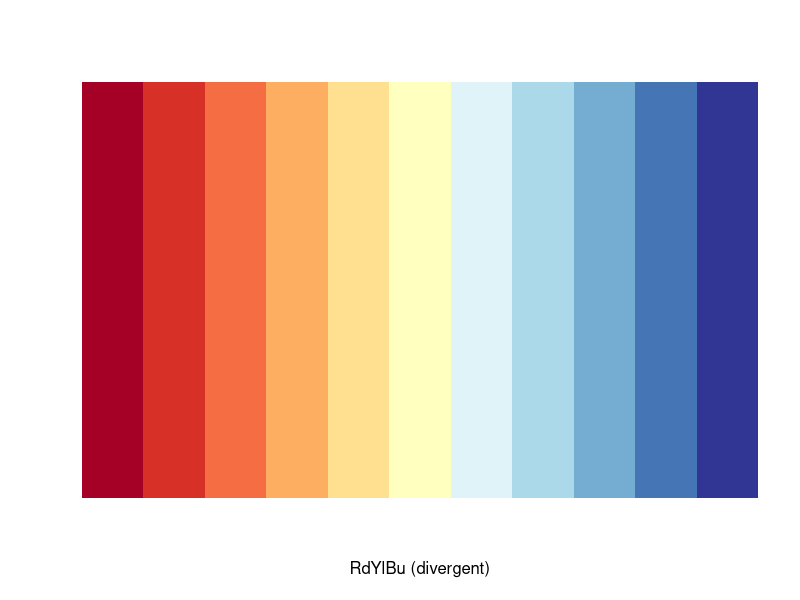
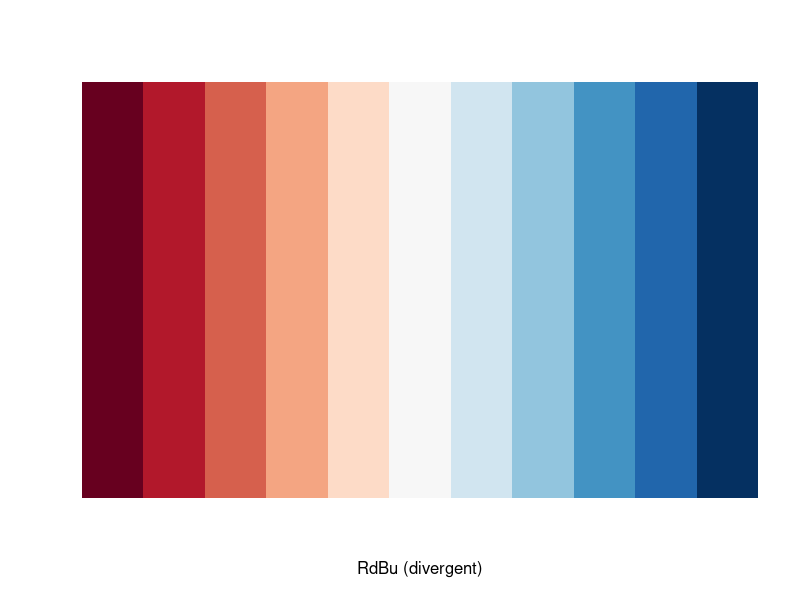

Generate these figures, in order, with R: (Note: this script raises an error after producing the figures.)
################################################
##    RROx survey: Open research at Oxford    ##
## round 1: PGR - 12 jan 2021 to 1 march 2021 ##
################################################

## keeping track of decisions
#### I have not considered non pgr entries
#### if one item not scored in a grid, I remove those NAs for calculation of percentage for each responses for that item. (i.e. like if items were independants)
#### for Barriers: select items if at least one answer is not NA to calculate percentages (like if items were independents)


rm(list = ls())

# Packages
{
library(tidyverse)
library(here)
library(RColorBrewer)
  
  brewer.pal(n = 11, name = "RdYlBu")
  display.brewer.pal(n = 11, name = 'RdYlBu')
  display.brewer.pal(n = 11, name = 'RdBu')
  brewer.pal(n = 11, name = "RdBu")
}

# load data
{
pgrdata <- read.csv(here("Data/RealData_20210210-1144.csv"), stringsAsFactors=FALSE)
# simdata <- read.csv(here("Data/SimulatedData_20201214.csv"), stringsAsFactors=FALSE)
surveyindex <- read.csv(here("Data/SurveyIndex.csv"), stringsAsFactors=FALSE)
targetnumbers <- read.csv(here("Data/TargetNumbers.csv"), stringsAsFactors=FALSE)
Measures <- c('Open Access', 'Open Data', 'Open Code', 'Open Materials', 'Preprint', 'Preregistration', 'Registered Report')
Measures_short <- c('OA', 'Data', 'Code', 'Materials', 'Preprint', 'Prereg', 'RegRep')
}

# format pgrdata
{
## change column names according to survey index
pgrdata <- pgrdata[-c(1, 2), -which(names(pgrdata) %in% c("DistributionChannel","UserLanguage"))] 
colnames(pgrdata) <- surveyindex$VariableName[surveyindex$QuestionCode == colnames(pgrdata)] 
rm(surveyindex)
pgrdata[pgrdata == ""] <- NA

## Subset pgrdata to records with filled out Consent, Affiliation, and Role: the 3 mandatory questions
nrow(pgrdata)
pgrdata <- subset(pgrdata[!is.na(pgrdata$Consent) & !is.na(pgrdata$DivCol) & !is.na(pgrdata$Role),] )
nrow(pgrdata)

## Consent T/F
pgrdata$Consent <- pgrdata$Consent == "I consent to participating in the survey and to processing of the information I provide as outlined above."

# Affiliation
{
## College TRUE FALSE
pgrdata$College <- pgrdata$DivCol == "College-only staff"
table(pgrdata$College)

## Division
pgrdata$Div <- pgrdata$DivCol
pgrdata$Div[pgrdata$Div == "College-only staff"] <- pgrdata$ColDiv[pgrdata$Div == "College-only staff"]

pgrdata$Div[pgrdata$Div == "Social Sciences Division"] <- "SSD"
pgrdata$Div[pgrdata$Div == "Humanities Division"] <- "Hum"
pgrdata$Div[pgrdata$Div == "Department for Continuing Education"] <- "ContEd"
pgrdata$Div[pgrdata$Div == "Mathematical, Physical, and Life Sciences Division"] <- "MPLS"
pgrdata$Div[pgrdata$Div == "Medical Sciences Division"] <- "MSD"
pgrdata$Div[pgrdata$Div == "Gardens, Libraries and Museums"] <- "GLAM"
table(pgrdata$Div)

## Department
pgrdata$Dept <- pgrdata$Dept1 
pgrdata$Dept[!is.na(pgrdata$Dept2)] <- pgrdata$Dept2[!is.na(pgrdata$Dept2)]
pgrdata$Dept[!is.na(pgrdata$Dept3)] <- pgrdata$Dept3[!is.na(pgrdata$Dept3)]
pgrdata$Dept[!is.na(pgrdata$Dept4)] <- pgrdata$Dept4[!is.na(pgrdata$Dept4)]
pgrdata$Dept[!is.na(pgrdata$Dept5)] <- pgrdata$Dept5[!is.na(pgrdata$Dept5)]
pgrdata$Dept[!is.na(pgrdata$Dept6)] <- pgrdata$Dept6[!is.na(pgrdata$Dept6)]
pgrdata$Dept[!is.na(pgrdata$Dept7)] <- pgrdata$Dept7[!is.na(pgrdata$Dept7)]
pgrdata$Dept[!is.na(pgrdata$Dept8)] <- pgrdata$Dept8[!is.na(pgrdata$Dept8)]
pgrdata$Dept[!is.na(pgrdata$Dept9)] <- pgrdata$Dept9[!is.na(pgrdata$Dept9)]
pgrdata$Dept[!is.na(pgrdata$Dept10)] <- pgrdata$Dept10[!is.na(pgrdata$Dept10)]
table(pgrdata$Dept)

table(pgrdata$OtherDept)


# clean up long longer useful column
unwanted_colnames <- c("DivCol", "ColDiv", names(pgrdata[, grep(pattern="Dept[0-9]+", colnames(pgrdata))]))
pgrdata <- pgrdata[, -which(names(pgrdata) %in% unwanted_colnames)] 
rm(unwanted_colnames)
}

# Role
{
table(pgrdata$Role) 
pgrdata$StudentStaff <- pgrdata$Role == "Student on a postgraduate research programme"
pgrdata$StudentStaff[pgrdata$StudentStaff == TRUE] <- "Student"
pgrdata$StudentStaff[pgrdata$StudentStaff == FALSE] <- "Staff"
}

# Years of Experience
pgrdata$Duration <- as.numeric(pgrdata$Duration)

}

head(pgrdata, 2)

# Numbers of responses
{
## total number of respondents with Consent, Affiliation, and Role
nrow(pgrdata) 

## total number of respondents with Consent, Affiliation, and Role, who submitted the survey 
nrow(pgrdata[pgrdata$Finished == 'True',]) 

## number of responses for each items
colSums(!is.na(pgrdata))

## Representativeness per Division
targetnumbers <- merge(targetnumbers, pgrdata[pgrdata$StudentStaff == 'Student',] %>% group_by(Div) %>% summarise (StudentRecorded = n()), by = "Div", all.x = TRUE)
targetnumbers <- merge(targetnumbers, pgrdata[pgrdata$StudentStaff == 'Staff',] %>% group_by(Div) %>% summarise (StaffRecorded = n()), by = "Div", all.x = TRUE)
targetnumbers <- merge(targetnumbers, data.frame(targetnumbers %>% group_by(Div) %>% summarise(RepStudent = StudentRecorded/StudentTotal*100,
                                                                                                RepStaff = StaffRecorded/StaffTotal*100)))
mean(targetnumbers$RepStudent, na.rm=TRUE) 
}

###############
## Awareness ##
###############

# pgrdata_Awareness
{
pgrdata_Awareness <- pgrdata[pgrdata$StudentStaff == "Student",  
                               c(grep("Div", colnames(pgrdata)), grep(pattern="^Awareness", x=colnames(pgrdata)))]
head(pgrdata_Awareness)


pgrdata_Awareness_OA <- pgrdata_Awareness[!is.na(pgrdata_Awareness$Awareness_OA),] %>% 
  group_by(Div, Awareness_OA) %>%
  summarise (n = n()) %>% 
  mutate(perc = n / sum(n) * 100 )
pgrdata_Awareness_OA$ID <- paste(paste(pgrdata_Awareness_OA$Div, "Open Access", sep="_"), pgrdata_Awareness_OA$Awareness_OA, sep ="_")
head(pgrdata_Awareness_OA)

pgrdata_Awareness_Data <- pgrdata_Awareness[!is.na(pgrdata_Awareness$Awareness_Data),] %>% 
  group_by(Div, Awareness_Data) %>%
  summarise (n = n()) %>% 
  mutate(perc = n / sum(n) * 100 )
pgrdata_Awareness_Data$ID <- paste(paste(pgrdata_Awareness_Data$Div, "Open Data", sep="_"), pgrdata_Awareness_Data$Awareness_Data, sep ="_")
head(pgrdata_Awareness_Data)

pgrdata_Awareness_Code <- pgrdata_Awareness[!is.na(pgrdata_Awareness$Awareness_Code),] %>% 
  group_by(Div, Awareness_Code) %>%
  summarise (n = n()) %>% 
  mutate(perc = n / sum(n) * 100 )
pgrdata_Awareness_Code$ID <- paste(paste(pgrdata_Awareness_Code$Div, "Open Code", sep="_"), pgrdata_Awareness_Code$Awareness_Code, sep ="_")
head(pgrdata_Awareness_Code)

pgrdata_Awareness_Materials <- pgrdata_Awareness[!is.na(pgrdata_Awareness$Awareness_Materials),] %>% 
  group_by(Div, Awareness_Materials) %>%
  summarise (n = n()) %>% 
  mutate(perc = n / sum(n) * 100 )
pgrdata_Awareness_Materials$ID <- paste(paste(pgrdata_Awareness_Materials$Div, "Open Materials", sep="_"), pgrdata_Awareness_Materials$Awareness_Materials, sep ="_")
head(pgrdata_Awareness_Materials)

pgrdata_Awareness_Preprint <- pgrdata_Awareness[!is.na(pgrdata_Awareness$Awareness_Preprint),] %>% 
  group_by(Div, Awareness_Preprint) %>%
  summarise (n = n()) %>% 
  mutate(perc = n / sum(n) * 100 )
pgrdata_Awareness_Preprint$ID <- paste(paste(pgrdata_Awareness_Preprint$Div, "Preprint", sep="_"), pgrdata_Awareness_Preprint$Awareness_Preprint, sep ="_")
head(pgrdata_Awareness_Preprint)

pgrdata_Awareness_Prereg <- pgrdata_Awareness[!is.na(pgrdata_Awareness$Awareness_Prereg),] %>% 
                                  group_by(Div, Awareness_Prereg) %>%
                                  summarise (n = n()) %>% 
                                  mutate(perc = n / sum(n) * 100 )
pgrdata_Awareness_Prereg$ID <- paste(paste(pgrdata_Awareness_Prereg$Div, "Preregistration", sep="_"), pgrdata_Awareness_Prereg$Awareness_Prereg, sep ="_")
head(pgrdata_Awareness_Prereg)

pgrdata_Awareness_RegRep <- pgrdata_Awareness[!is.na(pgrdata_Awareness$Awareness_RegRep),] %>% 
                                  group_by(Div, Awareness_RegRep) %>%
                                  summarise (n = n()) %>% 
                                  mutate(perc = n / sum(n) * 100 )
pgrdata_Awareness_RegRep$ID <- paste(paste(pgrdata_Awareness_RegRep$Div, "Registered Report", sep="_"), pgrdata_Awareness_RegRep$Awareness_RegRep, sep ="_")
head(pgrdata_Awareness_RegRep)

prgdata_Awareness_Freq <- data.frame(rbind(pgrdata_Awareness_OA[, c('ID', 'n', 'perc')],
                                             pgrdata_Awareness_Data[, c('ID', 'n', 'perc')], 
                                             pgrdata_Awareness_Code[, c('ID', 'n', 'perc')],
                                             pgrdata_Awareness_Materials[, c('ID', 'n', 'perc')],
                                             pgrdata_Awareness_Preprint[, c('ID', 'n', 'perc')],
                                             pgrdata_Awareness_Prereg[, c('ID', 'n', 'perc')],
                                             pgrdata_Awareness_RegRep[, c('ID', 'n', 'perc')]))

rm(pgrdata_Awareness_OA,pgrdata_Awareness_Data,pgrdata_Awareness_Code,pgrdata_Awareness_Materials,pgrdata_Awareness_Preprint,pgrdata_Awareness_Prereg, pgrdata_Awareness_RegRep)

# create structure with temp variables
Div <- rep(unique(pgrdata_Awareness$Div), each = 35) # 5 divisions
LabelIndiv <- rep(Measures, each = 5, times = 5) # 7 measures
Indiv <-paste(Div, LabelIndiv, sep ="_") 
Answer <- rep(unique(pgrdata_Awareness$Awareness_OA[!is.na(pgrdata_Awareness$Awareness_OA)]), times= 35) # 5 possible answers - remove 'NA'/ blank answers / skipped items
ID <- paste(Indiv, Answer, sep="_")
  
dataframe <- data.frame(ID, Indiv, Div, LabelIndiv, Answer)
rm(Div, LabelIndiv, Indiv, Answer, ID)

prgdata_Awareness_Freq <- merge(dataframe, prgdata_Awareness_Freq, by = "ID", all.x = TRUE)
pgrdata_Awareness <- prgdata_Awareness_Freq[, names(prgdata_Awareness_Freq) != "ID"]
rm(dataframe, prgdata_Awareness_Freq)
}

head(pgrdata_Awareness)
nrow(pgrdata_Awareness) # need to be 175
str(pgrdata_Awareness)

# plot pgrdata_Awareness
{
## https://www.r-graph-gallery.com/299-circular-stacked-barplot.html
data <- pgrdata_Awareness
data$LabelIndiv <- factor(data$LabelIndiv, levels = Measures) # this will determine order of the bars
  
str(data)

# Set a number of 'empty bar' to add at the end of each Div
empty_bar <- 2
nObsType <- nlevels(data$Answer)
to_add <- data.frame( matrix(NA, empty_bar*nlevels(data$Div)*nObsType, ncol(data)) )
colnames(to_add) <- colnames(data)
to_add$Div <- rep(levels(data$Div), each=empty_bar*nObsType )
data <- rbind(data, to_add)
data <- data %>% arrange(Div, LabelIndiv) # this will determine order of the bars
data$id <- rep( seq(1, nrow(data)/nObsType) , each=nObsType) # this is x in the plot - determines the order of the bars
rm(to_add)

# Get the name and the y position of each label
label_data <- data %>% group_by(id, Indiv) %>% summarize(tot=sum(perc, na.rm=TRUE)) # here all at 100% to plot percents and not counts
number_of_bar <- nrow(label_data)
angle <- 90 - 360 * (label_data$id-0.5) /number_of_bar     # I substract 0.5 because the letter must have the angle of the center of the bars. Not extreme right(1) or extreme left (0)
label_data$hjust <- ifelse(angle < -90, 1, 0)
label_data$angle <- ifelse(angle < -90, angle+180, angle)
label_data$LabelIndiv <- sapply(strsplit(as.character(label_data$Indiv),"\\_"), `[`, 2)

# prepare a data frame for base lines
base_data <- data %>% 
  group_by(Div) %>% 
  summarize(start=min(id), end=max(id) - empty_bar) %>% 
  rowwise() %>% 
  mutate(title=mean(c(start, end)))

# prepare a data frame for grid (scales)
grid_data <- base_data
grid_data$end <- grid_data$end[ c( nrow(grid_data), 1:nrow(grid_data)-1)] + 1
grid_data$start <- grid_data$start - 1
grid_data <- grid_data[-1,]





## Make the plot
pgrdata_Awareness_plot <- ggplot(data) +      
  
  ### Add the stacked bar
  geom_bar(aes(x=as.factor(id), y=perc, fill=factor(Answer, level = c("Practicing myself", "Accessing / using only", "Aware only",  "Not aware / not sure if applicable",  "Not applicable" ))), stat="identity", alpha=0.5) +

  ### Add a val=100/75/50/25 lines. I do it at the beginning to make sur barplots are OVER it.
  geom_segment(data=grid_data, aes(x = end, y = 0, xend = start, yend = 0), colour = "grey", alpha=1, size=0.3 , inherit.aes = FALSE ) + 
  geom_segment(data=grid_data, aes(x = end, y = 25, xend = start, yend = 25), colour = "grey", alpha=1, size=0.3 , inherit.aes = FALSE ) +
  geom_segment(data=grid_data, aes(x = end, y = 50, xend = start, yend = 50), colour = "grey", alpha=1, size=0.3 , inherit.aes = FALSE ) +
  geom_segment(data=grid_data, aes(x = end, y = 75, xend = start, yend = 75), colour = "grey", alpha=1, size=0.3 , inherit.aes = FALSE ) +
  geom_segment(data=grid_data, aes(x = end, y = 100, xend = start, yend = 100), colour = "grey", alpha=1, size=0.3 , inherit.aes = FALSE ) +
  geom_segment(data=grid_data, aes(x = number_of_bar-0.3, y = 100, xend = number_of_bar, yend = 100), colour = "grey", alpha=1, size=0.3 , inherit.aes = FALSE ) +
  geom_segment(data=grid_data, aes(x = number_of_bar-1, y = 100, xend = number_of_bar, yend = 100), colour = "grey", alpha=1, size=0.3 , inherit.aes = FALSE ) +
  geom_segment(data=grid_data, aes(x = number_of_bar-1, y = 75, xend = number_of_bar, yend = 75), colour = "grey", alpha=1, size=0.3 , inherit.aes = FALSE ) +
  geom_segment(data=grid_data, aes(x = number_of_bar-1, y = 50, xend = number_of_bar, yend = 50), colour = "grey", alpha=1, size=0.3 , inherit.aes = FALSE ) +
  geom_segment(data=grid_data, aes(x = number_of_bar-1, y = 25, xend = number_of_bar, yend = 25), colour = "grey", alpha=1, size=0.3 , inherit.aes = FALSE ) +
  geom_segment(data=grid_data, aes(x = number_of_bar-1, y = 0, xend = number_of_bar, yend = 0), colour = "grey", alpha=1, size=0.3 , inherit.aes = FALSE ) +
  
  ### Add text showing the value of each lines max(data$id-0.1)
  ggplot2::annotate("text", x = rep(number_of_bar-0.5,5), y = c(0, 25, 50, 75, 100), label = c("0%", "25%", "50%", "75%", "100%") , color="grey", size=3 , angle=0, fontface="bold", hjust=c(0.5,0.5,0.5,0.5,0.5), vjust = -0.2) +
  
  #scale_fill_manual(values = c("black", "#B2182B", "#F4A582", "#F7F7F7", "#053061"), # https://www.datanovia.com/en/blog/top-r-color-palettes-to-know-for-great-data-visualization/
    #                breaks=c("Not applicable", "Not aware / not sure if applicable", "Aware only", "Accessing / using only", "Practicing myself"))+
  
  #scale_fill_manual(values = c("black", "#D73027", "#FDAE61", "#FFFFBF", "#313695"), # https://www.datanovia.com/en/blog/top-r-color-palettes-to-know-for-great-data-visualization/
     #               breaks=c("Not applicable", "Not aware / not sure if applicable", "Aware only", "Accessing / using only", "Practicing myself"))+
 
   scale_fill_manual(values = c("black", "#D7191C", "#FDAE61", "#FFFFBF", "#ABDDA4"), # https://www.datanovia.com/en/blog/top-r-color-palettes-to-know-for-great-data-visualization/
                    breaks=c("Not applicable", "Not aware / not sure if applicable", "Aware only", "Accessing / using only", "Practicing myself"))+
  
  #scale_fill_manual(values = c("#2B83BA", "#ABDDA4", "#FFFFBF", "#FDAE61", "#D7191C"), # https://www.datanovia.com/en/blog/top-r-color-palettes-to-know-for-great-data-visualization/
   #                 breaks=c("Not applicable", "Not aware / not sure if applicable", "Aware only", "Accessing / using only", "Practicing myself"))+
  
  scale_x_discrete(expand = c(0, 0)) + # remove padding
  ylim(-100,150) +
  theme_minimal() +
  theme(
    legend.position = "bottom",
    legend.title=element_blank(),
    axis.text = element_blank(),
    axis.title = element_blank(),
    panel.grid = element_blank()
   # plot.margin = unit(rep(1,4), "cm") 
  ) +
  coord_polar() +
  
  ### Add labels on top of each bar
 geom_text(data=label_data, aes(x=id, y=105, label=LabelIndiv, hjust=hjust), color="black", fontface="bold",alpha=0.6, size=3, angle= label_data$angle, inherit.aes = FALSE ) +
  
  ### Add base line information
 geom_segment(data=base_data, aes(x = start, y = -5, xend = end, yend = -5), colour = "black", alpha=0.8, size=0.6 , inherit.aes = FALSE )  +
 geom_text(data=base_data, aes(x = title, y = -20, label=Div), hjust=c(1,1,0.5,0, 0), colour = "black", alpha=0.8, size=4, fontface="bold", inherit.aes = FALSE) +

  ### Add title in the middle
  ggplot2::annotate("text", x = 0, y = -90, label = "Awareness" , color="black", size=5 , angle=0, fontface="bold", hjust=0.5) 
    
pgrdata_Awareness_plot

## Save at png
# ggsave(pgrdata_Awareness_plot, file=here("Figures/pgrdata_Awareness.png"), width=10, height=8)

## clean up
rm(data, base_data, grid_data, label_data, number_of_bar, nObsType, empty_bar, angle, pgrdata_Awareness_plot)

}

############
## Effect ##
############

# pgrdata_Effect
{
  pgrdata_Effect <- pgrdata[pgrdata$StudentStaff == "Student",  
                               c(grep("Div", colnames(pgrdata)), grep(pattern="^Effect", x=colnames(pgrdata)))]
  head(pgrdata_Effect)
  
  
  pgrdata_Effect_OA <- pgrdata_Effect[!is.na(pgrdata_Effect$Effect_OA),] %>% 
    group_by(Div, Effect_OA) %>%
    summarise (n = n()) %>% 
    mutate(perc = n / sum(n) * 100 )
  pgrdata_Effect_OA$ID <- paste(paste(pgrdata_Effect_OA$Div, "Open Access", sep="_"), pgrdata_Effect_OA$Effect_OA, sep ="_")
  head(pgrdata_Effect_OA)
  
  pgrdata_Effect_Data <- pgrdata_Effect[!is.na(pgrdata_Effect$Effect_Data),] %>% 
    group_by(Div, Effect_Data) %>%
    summarise (n = n()) %>% 
    mutate(perc = n / sum(n) * 100 )
  pgrdata_Effect_Data$ID <- paste(paste(pgrdata_Effect_Data$Div, "Open Data", sep="_"), pgrdata_Effect_Data$Effect_Data, sep ="_")
  head(pgrdata_Effect_Data)
  
  pgrdata_Effect_Code <- pgrdata_Effect[!is.na(pgrdata_Effect$Effect_Code),] %>% 
    group_by(Div, Effect_Code) %>%
    summarise (n = n()) %>% 
    mutate(perc = n / sum(n) * 100 )
  pgrdata_Effect_Code$ID <- paste(paste(pgrdata_Effect_Code$Div, "Open Code", sep="_"), pgrdata_Effect_Code$Effect_Code, sep ="_")
  head(pgrdata_Effect_Code)
  
  pgrdata_Effect_Materials <- pgrdata_Effect[!is.na(pgrdata_Effect$Effect_Materials),] %>% 
    group_by(Div, Effect_Materials) %>%
    summarise (n = n()) %>% 
    mutate(perc = n / sum(n) * 100 )
  pgrdata_Effect_Materials$ID <- paste(paste(pgrdata_Effect_Materials$Div, "Open Materials", sep="_"), pgrdata_Effect_Materials$Effect_Materials, sep ="_")
  head(pgrdata_Effect_Materials)
  
  pgrdata_Effect_Preprint <- pgrdata_Effect[!is.na(pgrdata_Effect$Effect_Preprint),] %>% 
    group_by(Div, Effect_Preprint) %>%
    summarise (n = n()) %>% 
    mutate(perc = n / sum(n) * 100 )
  pgrdata_Effect_Preprint$ID <- paste(paste(pgrdata_Effect_Preprint$Div, "Preprint", sep="_"), pgrdata_Effect_Preprint$Effect_Preprint, sep ="_")
  head(pgrdata_Effect_Preprint)
  
  pgrdata_Effect_Prereg <- pgrdata_Effect[!is.na(pgrdata_Effect$Effect_Prereg),] %>% 
    group_by(Div, Effect_Prereg) %>%
    summarise (n = n()) %>% 
    mutate(perc = n / sum(n) * 100 )
  pgrdata_Effect_Prereg$ID <- paste(paste(pgrdata_Effect_Prereg$Div, "Preregistration", sep="_"), pgrdata_Effect_Prereg$Effect_Prereg, sep ="_")
  head(pgrdata_Effect_Prereg)
  
  pgrdata_Effect_RegRep <- pgrdata_Effect[!is.na(pgrdata_Effect$Effect_RegRep),] %>% 
    group_by(Div, Effect_RegRep) %>%
    summarise (n = n()) %>% 
    mutate(perc = n / sum(n) * 100 )
  pgrdata_Effect_RegRep$ID <- paste(paste(pgrdata_Effect_RegRep$Div, "Registered Report", sep="_"), pgrdata_Effect_RegRep$Effect_RegRep, sep ="_")
  head(pgrdata_Effect_RegRep)
  
  prgdata_Effect_Freq <- data.frame(rbind(pgrdata_Effect_OA[, c('ID', 'n', 'perc')],
                                             pgrdata_Effect_Data[, c('ID', 'n', 'perc')], 
                                             pgrdata_Effect_Code[, c('ID', 'n', 'perc')],
                                             pgrdata_Effect_Materials[, c('ID', 'n', 'perc')],
                                             pgrdata_Effect_Preprint[, c('ID', 'n', 'perc')],
                                             pgrdata_Effect_Prereg[, c('ID', 'n', 'perc')],
                                             pgrdata_Effect_RegRep[, c('ID', 'n', 'perc')]))
  
  rm(pgrdata_Effect_OA,pgrdata_Effect_Data,pgrdata_Effect_Code,pgrdata_Effect_Materials,pgrdata_Effect_Preprint,pgrdata_Effect_Prereg, pgrdata_Effect_RegRep)
  
  # create structure with temp variables
  Div <- rep(unique(pgrdata_Effect$Div), each = 35) # 5 divisions 5 answers
  LabelIndiv <- rep(Measures, each = 5, times = 5) # 7 measures
  Indiv <-paste(Div, LabelIndiv, sep ="_") 
      ## need to pick an item where all responses are represented
  Answer <- rep(unique(pgrdata_Effect$Effect_RegRep[!is.na(pgrdata_Effect$Effect_RegRep)]), times= 35) # 5 possible answers - remove 'NA'/ blank answers / skipped items
  ID <- paste(Indiv, Answer, sep="_")
  
  dataframe <- data.frame(ID, Indiv, Div, LabelIndiv, Answer)
  rm(Div, LabelIndiv, Indiv, Answer, ID)
  
  prgdata_Effect_Freq <- merge(dataframe, prgdata_Effect_Freq, by = "ID", all.x = TRUE)
  pgrdata_Effect <- prgdata_Effect_Freq[, names(prgdata_Effect_Freq) != "ID"]
  rm(dataframe, prgdata_Effect_Freq)
}

# plot pgrdata_Effect
{
  ## https://www.r-graph-gallery.com/299-circular-stacked-barplot.html
  data <- pgrdata_Effect
  str(data)
  data$LabelIndiv <- factor(data$LabelIndiv, levels = Measures) # this will determine order of the bars
  
  # Set a number of 'empty bar' to add at the end of each Div
  empty_bar <- 2
  nObsType <- nlevels(data$Answer)
  to_add <- data.frame( matrix(NA, empty_bar*nlevels(data$Div)*nObsType, ncol(data)) )
  colnames(to_add) <- colnames(data)
  to_add$Div <- rep(levels(data$Div), each=empty_bar*nObsType )
  data <- rbind(data, to_add)
  data <- data %>% arrange(Div, LabelIndiv) # this will determine order of the bars
  data$id <- rep( seq(1, nrow(data)/nObsType) , each=nObsType)
  rm(to_add)
  
  # Get the name and the y position of each label
  label_data <- data %>% group_by(id, Indiv) %>% summarize(tot=sum(perc, na.rm=TRUE)) # here all at 100% to plot percents and not counts
  number_of_bar <- nrow(label_data)
  angle <- 90 - 360 * (label_data$id-0.5) /number_of_bar     # I substract 0.5 because the letter must have the angle of the center of the bars. Not extreme right(1) or extreme left (0)
  label_data$hjust <- ifelse(angle < -90, 1, 0)
  label_data$angle <- ifelse(angle < -90, angle+180, angle)
  label_data$LabelIndiv <- sapply(strsplit(as.character(label_data$Indiv),"\\_"), `[`, 2)
  
  # prepare a data frame for base lines
  base_data <- data %>% 
    group_by(Div) %>% 
    summarize(start=min(id), end=max(id) - empty_bar) %>% 
    rowwise() %>% 
    mutate(title=mean(c(start, end)))
  
  # prepare a data frame for grid (scales)
  grid_data <- base_data
  grid_data$end <- grid_data$end[ c( nrow(grid_data), 1:nrow(grid_data)-1)] + 1
  grid_data$start <- grid_data$start - 1
  grid_data <- grid_data[-1,]
  
  
  
  
  
  ## Make the plot
  pgrdata_Effect_plot <- ggplot(data) +      
    
    ### Add the stacked bar
    geom_bar(aes(x=as.factor(id), y=perc, fill=factor(Answer, level = c("Beneficial", "Neutral(neither detrimental nor beneficial)", "Detrimental",  "Not sure",  "Not applicable" ))), stat="identity", alpha=0.5) +
    
    ### Add a val=100/75/50/25 lines. I do it at the beginning to make sur barplots are OVER it.
    geom_segment(data=grid_data, aes(x = end, y = 0, xend = start, yend = 0), colour = "grey", alpha=1, size=0.3 , inherit.aes = FALSE ) + 
    geom_segment(data=grid_data, aes(x = end, y = 25, xend = start, yend = 25), colour = "grey", alpha=1, size=0.3 , inherit.aes = FALSE ) +
    geom_segment(data=grid_data, aes(x = end, y = 50, xend = start, yend = 50), colour = "grey", alpha=1, size=0.3 , inherit.aes = FALSE ) +
    geom_segment(data=grid_data, aes(x = end, y = 75, xend = start, yend = 75), colour = "grey", alpha=1, size=0.3 , inherit.aes = FALSE ) +
    geom_segment(data=grid_data, aes(x = end, y = 100, xend = start, yend = 100), colour = "grey", alpha=1, size=0.3 , inherit.aes = FALSE ) +
    geom_segment(data=grid_data, aes(x = number_of_bar-1, y = 100, xend = number_of_bar, yend = 100), colour = "grey", alpha=1, size=0.3 , inherit.aes = FALSE ) +
    geom_segment(data=grid_data, aes(x = number_of_bar-1, y = 75, xend = number_of_bar, yend = 75), colour = "grey", alpha=1, size=0.3 , inherit.aes = FALSE ) +
    geom_segment(data=grid_data, aes(x = number_of_bar-1, y = 50, xend = number_of_bar, yend = 50), colour = "grey", alpha=1, size=0.3 , inherit.aes = FALSE ) +
    geom_segment(data=grid_data, aes(x = number_of_bar-1, y = 25, xend = number_of_bar, yend = 25), colour = "grey", alpha=1, size=0.3 , inherit.aes = FALSE ) +
    geom_segment(data=grid_data, aes(x = number_of_bar-1, y = 0, xend = number_of_bar, yend = 0), colour = "grey", alpha=1, size=0.3 , inherit.aes = FALSE ) +

    ### Add text showing the value of each lines max(data$id-0.1)
   ggplot2::annotate("text", x = rep(number_of_bar-0.5,5), y = c(0, 25, 50, 75, 100), label = c("0%", "25%", "50%", "75%", "100%") , color="grey", size=3 , angle=0, fontface="bold", hjust=c(0.5,0.5,0.5,0.5,0.5), vjust = -0.2) +
   
   scale_fill_manual(values = c("black", "#666666", "#D95F02", "#E6AB02", "#1B9E77"), # https://www.datanovia.com/en/blog/top-r-color-palettes-to-know-for-great-data-visualization/
                       breaks=c("Not applicable", "Not sure", "Detrimental", "Neutral(neither detrimental nor beneficial)", "Beneficial"),
                       labels =c("Not applicable", "Not sure", "Detrimental", "Neutral (neither detrimental nor beneficial)", "Beneficial")
                       , drop = FALSE)+
    
    scale_x_discrete(expand = c(0, 0)) +
    ylim(-100,150) +
    theme_minimal() +
    theme(
      legend.position = "bottom",
      legend.title=element_blank(),
      axis.text = element_blank(),
      axis.title = element_blank(),
      panel.grid = element_blank()
      # plot.margin = unit(rep(1,4), "cm") 
    ) +
    coord_polar() +
    
    ### Add labels on top of each bar
    geom_text(data=label_data, aes(x=id, y=105, label=LabelIndiv, hjust=hjust), color="black", fontface="bold",alpha=0.6, size=3, angle= label_data$angle, inherit.aes = FALSE ) +
    
    ### Add base line information
    geom_segment(data=base_data, aes(x = start, y = -5, xend = end, yend = -5), colour = "black", alpha=0.8, size=0.6 , inherit.aes = FALSE )  +
    geom_text(data=base_data, aes(x = title, y = -20, label=Div), hjust=c(1,1,0.5,0, 0), colour = "black", alpha=0.8, size=4, fontface="bold", inherit.aes = FALSE) +
    
    ### Add title in the middle
    ggplot2::annotate("text", x = 0, y = -90, label = "Effect" , color="black", size=5 , angle=0, fontface="bold", hjust=0.5) 
  
  pgrdata_Effect_plot
  
  ## Save at png
  # ggsave(pgrdata_Effect_plot, file=here("Figures/pgrdata_Effect.png"), width=10, height=8)
  
  ## clean up
 rm(data, base_data, grid_data, label_data, number_of_bar, nObsType, empty_bar, angle, pgrdata_Effect_plot)
  
}

##############
## Barriers ##
##############

# pgrdata_Barriers
{
pgrdata_Barriers <- pgrdata[pgrdata$StudentStaff == "Student",  
                          c(grep("Div", colnames(pgrdata)), grep(pattern="^Barriers", x=colnames(pgrdata)))]
head(pgrdata_Barriers)
nrow(pgrdata_Barriers)

Barriers_short <- c("Infrastructure", "Training", "Norms" , "Incentives", "Policy", "Other", "None", "NotSure","NA")
Barriers <- c("Infrastructure", "Training", "Norms" , "Incentives", "Policy", "Other", "None", "Not sure","Not applicable")

## pgrdata_Barriers_OA
{
pgrdata_Barriers_OA <- pgrdata_Barriers[, c(grep("Div", colnames(pgrdata_Barriers)), grep(pattern="Barriers_OA*", x=colnames(pgrdata_Barriers)))]
nrow(pgrdata_Barriers_OA)

#### remove lines where the item was not scored (all possible answers were left blank, i.e. NA)
pgrdata_Barriers_OA <- pgrdata_Barriers_OA[rowSums(!is.na(pgrdata_Barriers_OA)) > 1, ]

#### number of scores
##### number of time the item was scored
NbRespondents_Barriers_OA <- pgrdata_Barriers_OA %>% group_by(Div) %>% summarise(NbRespondents = n())

##### counts of each answer
pgrdata_Barriers_OA_Freq <- 
  
  (pgrdata_Barriers_OA %>% 
    group_by(Div) %>% 
    summarise(across (everything(), ~sum(!is.na(.)))) ) %>% 
  
pivot_longer(!Div, names_to = "Barriers" , values_to = "n")

##### caluclate percentages of respondent having selected (non mutually exclusively) each answer
pgrdata_Barriers_OA_Freq <- merge(pgrdata_Barriers_OA_Freq, NbRespondents_Barriers_OA, by = 'Div', all.x = TRUE)
pgrdata_Barriers_OA_Freq$perc <- pgrdata_Barriers_OA_Freq$n/pgrdata_Barriers_OA_Freq$NbRespondents * 100
rm(NbRespondents_Barriers_OA)

pgrdata_Barriers_OA <- pgrdata_Barriers_OA_Freq
rm(pgrdata_Barriers_OA_Freq)                     
                   
pgrdata_Barriers_OA$ID <- paste(pgrdata_Barriers_OA$Div, pgrdata_Barriers_OA$Barriers, sep="_")
}

head(pgrdata_Barriers_OA)


## pgrdata_Barriers_Data 
{
pgrdata_Barriers_Data <- pgrdata_Barriers[, c(grep("Div", colnames(pgrdata_Barriers)), grep(pattern="Barriers_Data*", x=colnames(pgrdata_Barriers)))]
nrow(pgrdata_Barriers_Data)

#### remove lines where the item was not scored (all possible answers were left blank, i.e. NA)
pgrdata_Barriers_Data <- pgrdata_Barriers_Data[rowSums(!is.na(pgrdata_Barriers_Data)) > 1, ]

#### number of scores
##### number of time the item was scored
NbRespondents_Barriers_Data <- pgrdata_Barriers_Data %>% group_by(Div) %>% summarise(NbRespondents = n())

##### counts of each answer
pgrdata_Barriers_Data_Freq <- 
  
  (pgrdata_Barriers_Data %>% 
     group_by(Div) %>% 
     summarise(across (everything(), ~sum(!is.na(.)))) ) %>% 
  
  pivot_longer(!Div, names_to = "Barriers" , values_to = "n")

##### caluclate percentages of respondent having selected (non mutually exclusively) each answer
pgrdata_Barriers_Data_Freq <- merge(pgrdata_Barriers_Data_Freq, NbRespondents_Barriers_Data, by = 'Div', all.x = TRUE)
pgrdata_Barriers_Data_Freq$perc <- pgrdata_Barriers_Data_Freq$n/pgrdata_Barriers_Data_Freq$NbRespondents * 100
rm(NbRespondents_Barriers_Data)

pgrdata_Barriers_Data <- pgrdata_Barriers_Data_Freq
rm(pgrdata_Barriers_Data_Freq)                     

pgrdata_Barriers_Data$ID <- paste(pgrdata_Barriers_Data$Div, pgrdata_Barriers_Data$Barriers, sep="_")
}

head(pgrdata_Barriers_Data)
  

## pgrdata_Barriers_Code 
{
pgrdata_Barriers_Code <- pgrdata_Barriers[, c(grep("Div", colnames(pgrdata_Barriers)), grep(pattern="Barriers_Code*", x=colnames(pgrdata_Barriers)))]
nrow(pgrdata_Barriers_Code)

#### remove lines where the item was not scored (all possible answers were left blank, i.e. NA)
pgrdata_Barriers_Code <- pgrdata_Barriers_Code[rowSums(!is.na(pgrdata_Barriers_Code)) > 1, ]

#### number of scores
##### number of time the item was scored
NbRespondents_Barriers_Code <- pgrdata_Barriers_Code %>% group_by(Div) %>% summarise(NbRespondents = n())

##### counts of each answer
pgrdata_Barriers_Code_Freq <- 
  
  (pgrdata_Barriers_Code %>% 
     group_by(Div) %>% 
     summarise(across (everything(), ~sum(!is.na(.)))) ) %>% 
  
  pivot_longer(!Div, names_to = "Barriers" , values_to = "n")

##### caluclate percentages of respondent having selected (non mutually exclusively) each answer
pgrdata_Barriers_Code_Freq <- merge(pgrdata_Barriers_Code_Freq, NbRespondents_Barriers_Code, by = 'Div', all.x = TRUE)
pgrdata_Barriers_Code_Freq$perc <- pgrdata_Barriers_Code_Freq$n/pgrdata_Barriers_Code_Freq$NbRespondents * 100
rm(NbRespondents_Barriers_Code)

pgrdata_Barriers_Code <- pgrdata_Barriers_Code_Freq
rm(pgrdata_Barriers_Code_Freq)                     

pgrdata_Barriers_Code$ID <- paste(pgrdata_Barriers_Code$Div, pgrdata_Barriers_Code$Barriers, sep="_")
}

head(pgrdata_Barriers_Code)


## pgrdata_Barriers_Materials 
{
pgrdata_Barriers_Materials <- pgrdata_Barriers[, c(grep("Div", colnames(pgrdata_Barriers)), grep(pattern="Barriers_Materials*", x=colnames(pgrdata_Barriers)))]
nrow(pgrdata_Barriers_Materials)

#### remove lines where the item was not scored (all possible answers were left blank, i.e. NA)
pgrdata_Barriers_Materials <- pgrdata_Barriers_Materials[rowSums(!is.na(pgrdata_Barriers_Materials)) > 1, ]

#### number of scores
##### number of time the item was scored
NbRespondents_Barriers_Materials <- pgrdata_Barriers_Materials %>% group_by(Div) %>% summarise(NbRespondents = n())

##### counts of each answer
pgrdata_Barriers_Materials_Freq <- 
  
  (pgrdata_Barriers_Materials %>% 
     group_by(Div) %>% 
     summarise(across (everything(), ~sum(!is.na(.)))) ) %>% 
  
  pivot_longer(!Div, names_to = "Barriers" , values_to = "n")

##### caluclate percentages of respondent having selected (non mutually exclusively) each answer
pgrdata_Barriers_Materials_Freq <- merge(pgrdata_Barriers_Materials_Freq, NbRespondents_Barriers_Materials, by = 'Div', all.x = TRUE)
pgrdata_Barriers_Materials_Freq$perc <- pgrdata_Barriers_Materials_Freq$n/pgrdata_Barriers_Materials_Freq$NbRespondents * 100
rm(NbRespondents_Barriers_Materials)

pgrdata_Barriers_Materials <- pgrdata_Barriers_Materials_Freq
rm(pgrdata_Barriers_Materials_Freq)                     

pgrdata_Barriers_Materials$ID <- paste(pgrdata_Barriers_Materials$Div, pgrdata_Barriers_Materials$Barriers, sep="_")
}

head(pgrdata_Barriers_Materials)


## pgrdata_Barriers_Preprint 
{
pgrdata_Barriers_Preprint <- pgrdata_Barriers[, c(grep("Div", colnames(pgrdata_Barriers)), grep(pattern="Barriers_Preprint*", x=colnames(pgrdata_Barriers)))]
nrow(pgrdata_Barriers_Preprint)

#### remove lines where the item was not scored (all possible answers were left blank, i.e. NA)
pgrdata_Barriers_Preprint <- pgrdata_Barriers_Preprint[rowSums(!is.na(pgrdata_Barriers_Preprint)) > 1, ]

#### number of scores
##### number of time the item was scored
NbRespondents_Barriers_Preprint <- pgrdata_Barriers_Preprint %>% group_by(Div) %>% summarise(NbRespondents = n())

##### counts of each answer
pgrdata_Barriers_Preprint_Freq <- 
  
  (pgrdata_Barriers_Preprint %>% 
     group_by(Div) %>% 
     summarise(across (everything(), ~sum(!is.na(.)))) ) %>% 
  
  pivot_longer(!Div, names_to = "Barriers" , values_to = "n")

##### caluclate percentages of respondent having selected (non mutually exclusively) each answer
pgrdata_Barriers_Preprint_Freq <- merge(pgrdata_Barriers_Preprint_Freq, NbRespondents_Barriers_Preprint, by = 'Div', all.x = TRUE)
pgrdata_Barriers_Preprint_Freq$perc <- pgrdata_Barriers_Preprint_Freq$n/pgrdata_Barriers_Preprint_Freq$NbRespondents * 100
rm(NbRespondents_Barriers_Preprint)
   
pgrdata_Barriers_Preprint <- pgrdata_Barriers_Preprint_Freq
rm(pgrdata_Barriers_Preprint_Freq)                     

pgrdata_Barriers_Preprint$ID <- paste(pgrdata_Barriers_Preprint$Div, pgrdata_Barriers_Preprint$Barriers, sep="_")
}

head(pgrdata_Barriers_Preprint)
  

## pgrdata_Barriers_Prereg 
{
pgrdata_Barriers_Prereg <- pgrdata_Barriers[, c(grep("Div", colnames(pgrdata_Barriers)), grep(pattern="Barriers_Prereg*", x=colnames(pgrdata_Barriers)))]
nrow(pgrdata_Barriers_Prereg)

#### remove lines where the item was not scored (all possible answers were left blank, i.e. NA)
pgrdata_Barriers_Prereg <- pgrdata_Barriers_Prereg[rowSums(!is.na(pgrdata_Barriers_Prereg)) > 1, ]

#### number of scores
##### number of time the item was scored
NbRespondents_Barriers_Prereg <- pgrdata_Barriers_Prereg %>% group_by(Div) %>% summarise(NbRespondents = n())

##### counts of each answer
pgrdata_Barriers_Prereg_Freq <- 
  
  (pgrdata_Barriers_Prereg %>% 
     group_by(Div) %>% 
     summarise(across (everything(), ~sum(!is.na(.)))) ) %>% 
  
  pivot_longer(!Div, names_to = "Barriers" , values_to = "n")

##### caluclate percentages of respondent having selected (non mutually exclusively) each answer
pgrdata_Barriers_Prereg_Freq <- merge(pgrdata_Barriers_Prereg_Freq, NbRespondents_Barriers_Prereg, by = 'Div', all.x = TRUE)
pgrdata_Barriers_Prereg_Freq$perc <- pgrdata_Barriers_Prereg_Freq$n/pgrdata_Barriers_Prereg_Freq$NbRespondents * 100
rm(NbRespondents_Barriers_Prereg)

pgrdata_Barriers_Prereg <- pgrdata_Barriers_Prereg_Freq
rm(pgrdata_Barriers_Prereg_Freq)                     

pgrdata_Barriers_Prereg$ID <- paste(pgrdata_Barriers_Prereg$Div, pgrdata_Barriers_Prereg$Barriers, sep="_")
}

head(pgrdata_Barriers_Prereg) 
  

## pgrdata_Barriers_RegRep 
{
pgrdata_Barriers_RegRep <- pgrdata_Barriers[, c(grep("Div", colnames(pgrdata_Barriers)), grep(pattern="Barriers_RegRep*", x=colnames(pgrdata_Barriers)))]
nrow(pgrdata_Barriers_RegRep)

#### remove lines where the item was not scored (all possible answers were left blank, i.e. NA)
pgrdata_Barriers_RegRep <- pgrdata_Barriers_RegRep[rowSums(!is.na(pgrdata_Barriers_RegRep)) > 1, ]

#### number of scores
##### number of time the item was scored
NbRespondents_Barriers_RegRep <- pgrdata_Barriers_RegRep %>% group_by(Div) %>% summarise(NbRespondents = n())

##### counts of each answer
pgrdata_Barriers_RegRep_Freq <- 
  
  (pgrdata_Barriers_RegRep %>% 
     group_by(Div) %>% 
     summarise(across (everything(), ~sum(!is.na(.)))) ) %>% 
  
  pivot_longer(!Div, names_to = "Barriers" , values_to = "n")

##### caluclate percentages of respondent having selected (non mutually exclusively) each answer
pgrdata_Barriers_RegRep_Freq <- merge(pgrdata_Barriers_RegRep_Freq, NbRespondents_Barriers_RegRep, by = 'Div', all.x = TRUE)
pgrdata_Barriers_RegRep_Freq$perc <- pgrdata_Barriers_RegRep_Freq$n/pgrdata_Barriers_RegRep_Freq$NbRespondents * 100
rm(NbRespondents_Barriers_RegRep)

pgrdata_Barriers_RegRep <- pgrdata_Barriers_RegRep_Freq
rm(pgrdata_Barriers_RegRep_Freq)                     

pgrdata_Barriers_RegRep$ID <- paste(pgrdata_Barriers_RegRep$Div, pgrdata_Barriers_RegRep$Barriers, sep="_")
}

head(pgrdata_Barriers_RegRep)


## Combine all
{
prgdata_Barriers_Freq <- data.frame(rbind(pgrdata_Barriers_OA[, c('ID', 'n', 'perc')],
                                          pgrdata_Barriers_Data[, c('ID', 'n', 'perc')], 
                                          pgrdata_Barriers_Code[, c('ID', 'n', 'perc')],
                                          pgrdata_Barriers_Materials[, c('ID', 'n', 'perc')],
                                          pgrdata_Barriers_Preprint[, c('ID', 'n', 'perc')],
                                          pgrdata_Barriers_Prereg[, c('ID', 'n', 'perc')],
                                          pgrdata_Barriers_RegRep[, c('ID', 'n', 'perc')]))
  
rm(pgrdata_Barriers_OA,pgrdata_Barriers_Data,pgrdata_Barriers_Code,pgrdata_Barriers_Materials,pgrdata_Barriers_Preprint,pgrdata_Barriers_Prereg, pgrdata_Barriers_RegRep)
  
### create structure with temp variables (needed for the legend in case some values were not represented)
Div <- rep(sort(unique(pgrdata_Barriers$Div)), each = 63) # 5 divisions 9 answers 7 measures
LabelIndiv <- rep(Measures, each = 9, times = 5) # 7 measures
LabelIndivShort <- rep(Measures_short, each = 9, times = 5) # 7 measures
Indiv <-paste(Div , paste( "Barriers", LabelIndivShort, sep = "_"), sep ="_") 
Answer <- rep(Barriers_short, times= 35)
ID <- paste(Indiv, Answer, sep="_")
sortingID <-  seq(1:length(ID))

dataframe <- data.frame(sortingID, ID, Indiv, Div, LabelIndiv, Answer)

rm(Div, LabelIndiv, Indiv, Answer, ID, sortingID, LabelIndivShort)

prgdata_Barriers_Freq <- merge(dataframe, prgdata_Barriers_Freq, by = "ID", all.x = TRUE)
pgrdata_Barriers <- prgdata_Barriers_Freq[order(prgdata_Barriers_Freq$sortingID), names(prgdata_Barriers_Freq) != "ID"]
rm(dataframe, prgdata_Barriers_Freq)
}
}

head(pgrdata_Barriers)

# plot pgrdata_Barriers
{
  ## https://www.r-graph-gallery.com/299-circular-stacked-barplot.html
  data <- pgrdata_Barriers
  str(data)
  head(data)
  data$LabelIndiv <- factor(data$LabelIndiv, levels = Measures) # this will determine order of the bars
  
  
  # Set a number of 'empty bar' to add at the end of each Div
  empty_bar <- 2
  nObsType <- nlevels(data$Answer)
  to_add <- data.frame( matrix(NA, empty_bar*nlevels(data$Div)*nObsType, ncol(data)) )
  colnames(to_add) <- colnames(data)
  to_add$Div <- rep(levels(data$Div), each=empty_bar*nObsType )
  data <- rbind(data, to_add)
  data <- data %>% arrange(Div, LabelIndiv)  # this will determine order of the bars
  data$id <- rep( seq(1, nrow(data)/nObsType) , each=nObsType)
  rm(to_add)
  
  # Get the name and the y position of each label
  label_data <- data %>% group_by(id, Indiv) %>% summarize(tot=sum(perc, na.rm=TRUE)) # here all at 100% to plot percents and not counts
  number_of_bar <- nrow(label_data)
  angle <- 90 - 360 * (label_data$id-0.5) /number_of_bar     # I substract 0.5 because the letter must have the angle of the center of the bars. Not extreme right(1) or extreme left (0)
  label_data$hjust <- ifelse(angle < -90, 1, 0)
  label_data$angle <- ifelse(angle < -90, angle+180, angle)
  label_data <- merge(label_data, unique(data[,c('Indiv', 'LabelIndiv')]), all.x= TRUE, by = 'Indiv')

  
  # prepare a data frame for base lines
  base_data <- data %>% 
    group_by(Div) %>% 
    summarize(start=min(id), end=max(id) - empty_bar) %>% 
    rowwise() %>% 
    mutate(title=mean(c(start, end)))
  
  # prepare a data frame for grid (scales)
  grid_data <- base_data
  grid_data$end <- grid_data$end[ c( nrow(grid_data), 1:nrow(grid_data)-1)] + 1
  grid_data$start <- grid_data$start - 1
  grid_data <- grid_data[-1,]
  
  
  
  
  
  ## Make the plot
  pgrdata_Barriers_plot <- ggplot(data) +      
    
    ### Add the stacked bar
    geom_bar(aes(x=as.factor(id), y=perc, fill=factor(Answer, level = c("None", "Other", "Policy", "Incentives", "Norms" , "Training", "Infrastructure", "NotSure", "NA"))), stat="identity", alpha=0.5) +
    
    ### Add a val=100/75/50/25 lines. I do it at the beginning to make sur barplots are OVER it.
    geom_segment(data=grid_data, aes(x = end, y = 0, xend = start, yend = 0), colour = "grey", alpha=1, size=0.3 , inherit.aes = FALSE ) + 
    geom_segment(data=grid_data, aes(x = end, y = 25, xend = start, yend = 25), colour = "grey", alpha=1, size=0.3 , inherit.aes = FALSE ) +
    geom_segment(data=grid_data, aes(x = end, y = 50, xend = start, yend = 50), colour = "grey", alpha=1, size=0.3 , inherit.aes = FALSE ) +
    geom_segment(data=grid_data, aes(x = end, y = 75, xend = start, yend = 75), colour = "grey", alpha=1, size=0.3 , inherit.aes = FALSE ) +
    geom_segment(data=grid_data, aes(x = end, y = 100, xend = start, yend = 100), colour = "grey", alpha=1, size=0.3 , inherit.aes = FALSE ) +
    geom_segment(data=grid_data, aes(x = number_of_bar-1, y = 100, xend = number_of_bar, yend = 100), colour = "grey", alpha=1, size=0.3 , inherit.aes = FALSE ) +
    geom_segment(data=grid_data, aes(x = number_of_bar-1, y = 75, xend = number_of_bar, yend = 75), colour = "grey", alpha=1, size=0.3 , inherit.aes = FALSE ) +
    geom_segment(data=grid_data, aes(x = number_of_bar-1, y = 50, xend = number_of_bar, yend = 50), colour = "grey", alpha=1, size=0.3 , inherit.aes = FALSE ) +
    geom_segment(data=grid_data, aes(x = number_of_bar-1, y = 25, xend = number_of_bar, yend = 25), colour = "grey", alpha=1, size=0.3 , inherit.aes = FALSE ) +
    geom_segment(data=grid_data, aes(x = number_of_bar-1, y = 0, xend = number_of_bar, yend = 0), colour = "grey", alpha=1, size=0.3 , inherit.aes = FALSE ) +
    
    ### Add text showing the value of each lines max(data$id-0.1)
    ggplot2::annotate("text", x = rep(number_of_bar-0.5,5), y = c(0, 25, 50, 75, 100), label = c("0%", "25%", "50%", "75%", "100%") , color="grey", size=3 , angle=0, fontface="bold", hjust=c(0.5,0.5,0.5,0.5,0.5), vjust = -0.2) +

  
   scale_fill_manual(values = c("black", "#666666", "#E31A1C", "#FC4E2A", "#FD8D3C", "#FEB24C", "#FED976", "#FFEDA0", "#B8E186"), # https://www.datanovia.com/en/blog/top-r-color-palettes-to-know-for-great-data-visualization/
                      breaks=c("NA", "NotSure", "Infrastructure", "Training", "Norms" , "Incentives", "Policy", "Other", "None"),
                      labels =c("Not applicable", "Not sure",  "Infrastructure", "Training", "Norms" , "Incentives", "Policy", "Other", "None")
                      , drop = FALSE)+
    
    scale_x_discrete(expand = c(0, 0)) + # remove padding
    ylim(-100,max(label_data$tot, na.rm=T)+30) +
    theme_minimal() +
    theme(
      legend.position = "right",
      legend.title=element_blank(),
      axis.text = element_blank(),
      axis.title = element_blank(),
      panel.grid = element_blank()
      # plot.margin = unit(rep(1,4), "cm") 
    ) +
    coord_polar() +
    
    ### Add labels on top of each bar
    geom_text(data=label_data, aes(x=id, y=tot+10, label=LabelIndiv, hjust=hjust), color="black", fontface="bold",alpha=0.6, size=3, angle= label_data$angle, inherit.aes = FALSE ) +
    
    ### Add base line information
    geom_segment(data=base_data, aes(x = start, y = -5, xend = end, yend = -5), colour = "black", alpha=0.8, size=0.6 , inherit.aes = FALSE )  +
    geom_text(data=base_data, aes(x = title, y = -20, label=Div), hjust=c(1,1,0.5,0, 0), colour = "black", alpha=0.8, size=4, fontface="bold", inherit.aes = FALSE) +
    
    ### Add title in the middle
    ggplot2::annotate("text", x = 0, y = -90, label = "Barriers" , color="black", size=5 , angle=0, fontface="bold", hjust=0.5) 
  
  pgrdata_Barriers_plot
  
  ## Save at png
 # ggsave(pgrdata_Barriers_plot, file=here("Figures/pgrdata_Barriers.png"), width=10, height=8)
  
  ## clean up
 rm(data, base_data, grid_data, label_data, number_of_bar, nObsType, empty_bar, angle, pgrdata_Barriers_plot)
  
}

# Other barriers
{
pgrdata_OtherBarriers <- pgrdata[pgrdata$StudentStaff == "Student",  
                                 c(grep("Div", colnames(pgrdata)), grep(pattern="^OtherBarriers", x=colnames(pgrdata)))]
head(pgrdata_OtherBarriers)

pgrdata_OtherBarriers <- pgrdata_OtherBarriers[rowSums(!is.na(pgrdata_OtherBarriers)) > 1, ]

## Nb of responses
pgrdata_OtherBarriers %>% summarise(across (everything(), ~sum(!is.na(.))))

}

###############
## Downsides ##
###############

# pgrdata_Downsides
{
pgrdata_Downsides <- pgrdata[pgrdata$StudentStaff == "Student",  
                            c(grep("Div", colnames(pgrdata)), grep(pattern="^Downsides", x=colnames(pgrdata)))]
head(pgrdata_Downsides)

pgrdata_Downsides_OA <- pgrdata_Downsides[!is.na(pgrdata_Downsides$Downsides_OA),] %>% 
  group_by(Div, Downsides_OA) %>%
  summarise (n = n()) %>% 
  mutate(perc = n / sum(n) * 100 )
pgrdata_Downsides_OA$ID <- paste(paste(pgrdata_Downsides_OA$Div, "Open Access", sep="_"), pgrdata_Downsides_OA$Downsides_OA, sep ="_")
head(pgrdata_Downsides_OA)

pgrdata_Downsides_Data <- pgrdata_Downsides[!is.na(pgrdata_Downsides$Downsides_Data),] %>% 
  group_by(Div, Downsides_Data) %>%
  summarise (n = n()) %>% 
  mutate(perc = n / sum(n) * 100 )
pgrdata_Downsides_Data$ID <- paste(paste(pgrdata_Downsides_Data$Div, "Open Data", sep="_"), pgrdata_Downsides_Data$Downsides_Data, sep ="_")
head(pgrdata_Downsides_Data)

pgrdata_Downsides_Code <- pgrdata_Downsides[!is.na(pgrdata_Downsides$Downsides_Code),] %>% 
  group_by(Div, Downsides_Code) %>%
  summarise (n = n()) %>% 
  mutate(perc = n / sum(n) * 100 )
pgrdata_Downsides_Code$ID <- paste(paste(pgrdata_Downsides_Code$Div, "Open Code", sep="_"), pgrdata_Downsides_Code$Downsides_Code, sep ="_")
head(pgrdata_Downsides_Code)

pgrdata_Downsides_Materials <- pgrdata_Downsides[!is.na(pgrdata_Downsides$Downsides_Materials),] %>% 
  group_by(Div, Downsides_Materials) %>%
  summarise (n = n()) %>% 
  mutate(perc = n / sum(n) * 100 )
pgrdata_Downsides_Materials$ID <- paste(paste(pgrdata_Downsides_Materials$Div, "Open Materials", sep="_"), pgrdata_Downsides_Materials$Downsides_Materials, sep ="_")
head(pgrdata_Downsides_Materials)

pgrdata_Downsides_Preprint <- pgrdata_Downsides[!is.na(pgrdata_Downsides$Downsides_Preprint),] %>% 
  group_by(Div, Downsides_Preprint) %>%
  summarise (n = n()) %>% 
  mutate(perc = n / sum(n) * 100 )
pgrdata_Downsides_Preprint$ID <- paste(paste(pgrdata_Downsides_Preprint$Div, "Preprint", sep="_"), pgrdata_Downsides_Preprint$Downsides_Preprint, sep ="_")
head(pgrdata_Downsides_Preprint)

pgrdata_Downsides_Prereg <- pgrdata_Downsides[!is.na(pgrdata_Downsides$Downsides_Prereg),] %>% 
  group_by(Div, Downsides_Prereg) %>%
  summarise (n = n()) %>% 
  mutate(perc = n / sum(n) * 100 )
pgrdata_Downsides_Prereg$ID <- paste(paste(pgrdata_Downsides_Prereg$Div, "Preregistration", sep="_"), pgrdata_Downsides_Prereg$Downsides_Prereg, sep ="_")
head(pgrdata_Downsides_Prereg)

pgrdata_Downsides_RegRep <- pgrdata_Downsides[!is.na(pgrdata_Downsides$Downsides_RegRep),] %>% 
  group_by(Div, Downsides_RegRep) %>%
  summarise (n = n()) %>% 
  mutate(perc = n / sum(n) * 100 )
pgrdata_Downsides_RegRep$ID <- paste(paste(pgrdata_Downsides_RegRep$Div, "Registered Report", sep="_"), pgrdata_Downsides_RegRep$Downsides_RegRep, sep ="_")
head(pgrdata_Downsides_RegRep)

prgdata_Downsides_Freq <- data.frame(rbind(pgrdata_Downsides_OA[, c('ID', 'n', 'perc')],
                                        pgrdata_Downsides_Data[, c('ID', 'n', 'perc')], 
                                        pgrdata_Downsides_Code[, c('ID', 'n', 'perc')],
                                        pgrdata_Downsides_Materials[, c('ID', 'n', 'perc')],
                                        pgrdata_Downsides_Preprint[, c('ID', 'n', 'perc')],
                                        pgrdata_Downsides_Prereg[, c('ID', 'n', 'perc')],
                                        pgrdata_Downsides_RegRep[, c('ID', 'n', 'perc')]))

rm(pgrdata_Downsides_OA,pgrdata_Downsides_Data,pgrdata_Downsides_Code,pgrdata_Downsides_Materials,pgrdata_Downsides_Preprint,pgrdata_Downsides_Prereg, pgrdata_Downsides_RegRep)

# create structure with temp variables
Div <- rep(unique(pgrdata_Downsides$Div), each = 28) # 5 divisions 4 answers
LabelIndiv <- rep(Measures, each = 4, times = 5) # 7 measures
Indiv <-paste(Div, LabelIndiv, sep ="_") 
## need to pick an item where all responses are represented
Answer <- rep(unique(pgrdata_Downsides$Downsides_RegRep[!is.na(pgrdata_Downsides$Downsides_RegRep)]), times= 35) # 5 possible answers - remove 'NA'/ blank answers / skipped items
ID <- paste(Indiv, Answer, sep="_")

dataframe <- data.frame(ID, Indiv, Div, LabelIndiv, Answer)
rm(Div, LabelIndiv, Indiv, Answer, ID)

prgdata_Downsides_Freq <- merge(dataframe, prgdata_Downsides_Freq, by = "ID", all.x = TRUE)
pgrdata_Downsides <- prgdata_Downsides_Freq[, names(prgdata_Downsides_Freq) != "ID"]
rm(dataframe, prgdata_Downsides_Freq)
}

# plot pgrdata_Downsides
{
  ## https://www.r-graph-gallery.com/299-circular-stacked-barplot.html
  data <- pgrdata_Downsides
  str(data)
  data$LabelIndiv <- factor(data$LabelIndiv, levels = Measures) # this will determine order of the bars
  
  # Set a number of 'empty bar' to add at the end of each Div
  empty_bar <- 2
  nObsType <- nlevels(data$Answer)
  to_add <- data.frame( matrix(NA, empty_bar*nlevels(data$Div)*nObsType, ncol(data)) )
  colnames(to_add) <- colnames(data)
  to_add$Div <- rep(levels(data$Div), each=empty_bar*nObsType )
  data <- rbind(data, to_add)
  data <- data %>% arrange(Div, LabelIndiv) # this will determine order of the bars
  data$id <- rep( seq(1, nrow(data)/nObsType) , each=nObsType)
  rm(to_add)
  
  # Get the name and the y position of each label
  label_data <- data %>% group_by(id, Indiv) %>% summarize(tot=sum(perc, na.rm=TRUE)) # here all at 100% to plot percents and not counts
  number_of_bar <- nrow(label_data)
  angle <- 90 - 360 * (label_data$id-0.5) /number_of_bar     # I substract 0.5 because the letter must have the angle of the center of the bars. Not extreme right(1) or extreme left (0)
  label_data$hjust <- ifelse(angle < -90, 1, 0)
  label_data$angle <- ifelse(angle < -90, angle+180, angle)
  label_data$LabelIndiv <- sapply(strsplit(as.character(label_data$Indiv),"\\_"), `[`, 2)
  
  # prepare a data frame for base lines
  base_data <- data %>% 
    group_by(Div) %>% 
    summarize(start=min(id), end=max(id) - empty_bar) %>% 
    rowwise() %>% 
    mutate(title=mean(c(start, end)))
  
  # prepare a data frame for grid (scales)
  grid_data <- base_data
  grid_data$end <- grid_data$end[ c( nrow(grid_data), 1:nrow(grid_data)-1)] + 1
  grid_data$start <- grid_data$start - 1
  grid_data <- grid_data[-1,]
  
  
  
  
  
  ## Make the plot
  pgrdata_Downsides_plot <- ggplot(data) +      #  c("Not applicable", "Not sure",  "Yes",  "No" )
    
    ### Add the stacked bar
    geom_bar(aes(x=as.factor(id), y=perc, fill=factor(Answer, level = c("No", "Yes",  "Not sure",  "Not applicable" ))), stat="identity", alpha=0.5) +
    
    ### Add a val=100/75/50/25 lines. I do it at the beginning to make sur barplots are OVER it.
    geom_segment(data=grid_data, aes(x = end, y = 0, xend = start, yend = 0), colour = "grey", alpha=1, size=0.3 , inherit.aes = FALSE ) + 
    geom_segment(data=grid_data, aes(x = end, y = 25, xend = start, yend = 25), colour = "grey", alpha=1, size=0.3 , inherit.aes = FALSE ) +
    geom_segment(data=grid_data, aes(x = end, y = 50, xend = start, yend = 50), colour = "grey", alpha=1, size=0.3 , inherit.aes = FALSE ) +
    geom_segment(data=grid_data, aes(x = end, y = 75, xend = start, yend = 75), colour = "grey", alpha=1, size=0.3 , inherit.aes = FALSE ) +
    geom_segment(data=grid_data, aes(x = end, y = 100, xend = start, yend = 100), colour = "grey", alpha=1, size=0.3 , inherit.aes = FALSE ) +
    geom_segment(data=grid_data, aes(x = number_of_bar-1, y = 100, xend = number_of_bar, yend = 100), colour = "grey", alpha=1, size=0.3 , inherit.aes = FALSE ) +
    geom_segment(data=grid_data, aes(x = number_of_bar-1, y = 75, xend = number_of_bar, yend = 75), colour = "grey", alpha=1, size=0.3 , inherit.aes = FALSE ) +
    geom_segment(data=grid_data, aes(x = number_of_bar-1, y = 50, xend = number_of_bar, yend = 50), colour = "grey", alpha=1, size=0.3 , inherit.aes = FALSE ) +
    geom_segment(data=grid_data, aes(x = number_of_bar-1, y = 25, xend = number_of_bar, yend = 25), colour = "grey", alpha=1, size=0.3 , inherit.aes = FALSE ) +
    geom_segment(data=grid_data, aes(x = number_of_bar-1, y = 0, xend = number_of_bar, yend = 0), colour = "grey", alpha=1, size=0.3 , inherit.aes = FALSE ) +
    
    ### Add text showing the value of each lines max(data$id-0.1)
    ggplot2::annotate("text", x = rep(number_of_bar-0.5,5), y = c(0, 25, 50, 75, 100), label = c("0%", "25%", "50%", "75%", "100%") , color="grey", size=3 , angle=0, fontface="bold", hjust=c(0.5,0.5,0.5,0.5,0.5), vjust = -0.2) +
    
    scale_fill_manual(values = c("black", "#666666", "#D95F02", "#1B9E77"), # https://www.datanovia.com/en/blog/top-r-color-palettes-to-know-for-great-data-visualization/
                      breaks=c("Not applicable", "Not sure", "Yes", "No"),
                      labels =c("Not applicable", "Not sure", "Yes", "No")
                      , drop = FALSE)+
    

    scale_x_discrete(expand = c(0, 0)) +
    ylim(-100,150) +
    theme_minimal() +
    theme(
      legend.position = "bottom",
      legend.title=element_blank(),
      axis.text = element_blank(),
      axis.title = element_blank(),
      panel.grid = element_blank()
      # plot.margin = unit(rep(1,4), "cm") 
    ) +
    coord_polar() +
    
    ### Add labels on top of each bar
    geom_text(data=label_data, aes(x=id, y=105, label=LabelIndiv, hjust=hjust), color="black", fontface="bold",alpha=0.6, size=3, angle= label_data$angle, inherit.aes = FALSE ) +
    
    ### Add base line information
    geom_segment(data=base_data, aes(x = start, y = -5, xend = end, yend = -5), colour = "black", alpha=0.8, size=0.6 , inherit.aes = FALSE )  +
    geom_text(data=base_data, aes(x = title, y = -20, label=Div), hjust=c(1,1,0.5,0, 0), colour = "black", alpha=0.8, size=4, fontface="bold", inherit.aes = FALSE) +
    
    ### Add title in the middle
    ggplot2::annotate("text", x = 0, y = -90, label = "Downsides" , color="black", size=5 , angle=0, fontface="bold", hjust=0.5) 
  
  pgrdata_Downsides_plot
  
  ## Save at png
  # ggsave(pgrdata_Downsides_plot, file=here("Figures/pgrdata_Downsides.png"), width=10, height=8)
  
  ## clean up
  rm(data, base_data, grid_data, label_data, number_of_bar, nObsType, empty_bar, angle, pgrdata_Downsides_plot)
  
}

# What Downsides
{
  pgrdata_WhatDownsides <- pgrdata[pgrdata$StudentStaff == "Student",  
                                   c(grep("Div", colnames(pgrdata)), grep(pattern="^WhatDownsides", x=colnames(pgrdata)))]
  head(pgrdata_WhatDownsides)
  
  pgrdata_WhatDownsides <- pgrdata_WhatDownsides[rowSums(!is.na(pgrdata_WhatDownsides)) > 1, ]
   
  ## Nb of responses
  pgrdata_WhatDownsides %>% summarise(across (everything(), ~sum(!is.na(.))))
  
}
